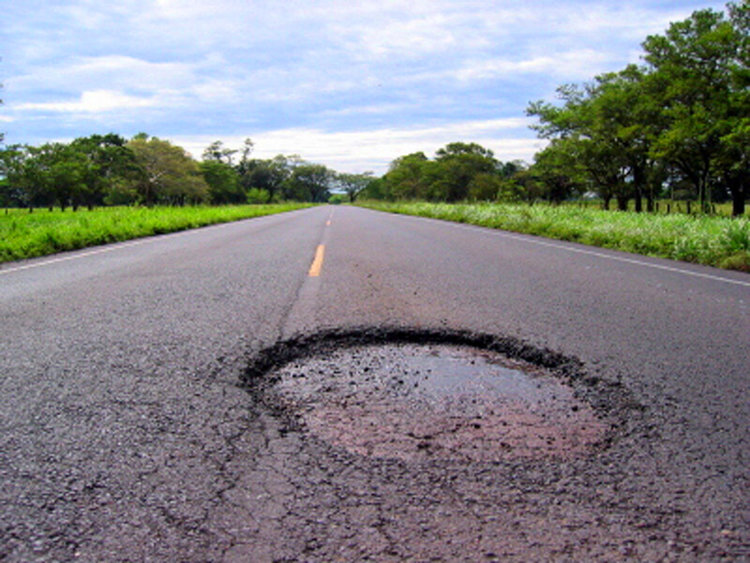
#> input picture Images/p2.jpg, 750 x 563 px, found by its file name
$ python convex_hull.py
#> lines starting #> are read from the running program, lines starting #| are printed output that depends on the picture; after the words box and inside, x2 and y2 are one past the last pixel; in counts of white or black regions, pixels touching at a corner belong together
import cv2
import numpy as np
from matplotlib import pyplot as plt
image = cv2.imread('images/p2.jpg')
#> image is the input picture: shape (563, 750, 3); mean B, G, R 134.8, 132.6, 131.9
blur = cv2.blur(image,(5,5))
plt.subplot(121),plt.imshow(image),plt.title('Original')
plt.xticks([]), plt.yticks([])
plt.subplot(122),plt.imshow(blur),plt.title('Blurred')
plt.xticks([]), plt.yticks([])
plt.show()
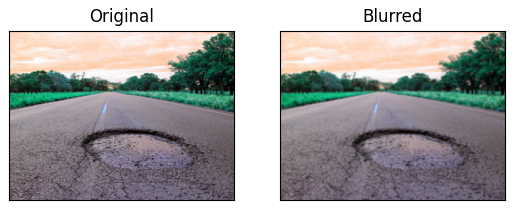
#> figure drawn by matplotlib, 2 panels; B, G, R data is drawn as R, G, B

img = cv2.cvtColor(blur, cv2.COLOR_BGR2GRAY)
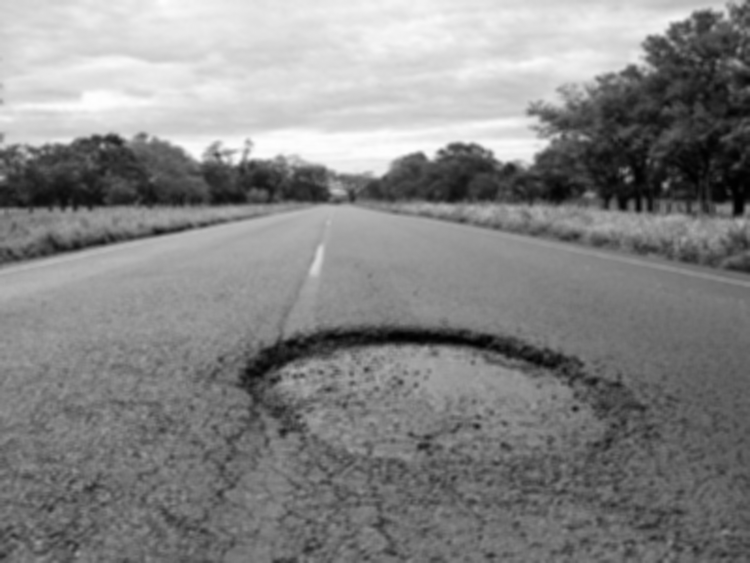
#> img: shape (563, 750); min 0, max 254, mean 132.7
#cv2.imshow('image',img)
#cv2.waitKey(0)
#cv2.destroyAllWindows()

#
ret,thresh_img = cv2.threshold(img,127,255,cv2.THRESH_BINARY)
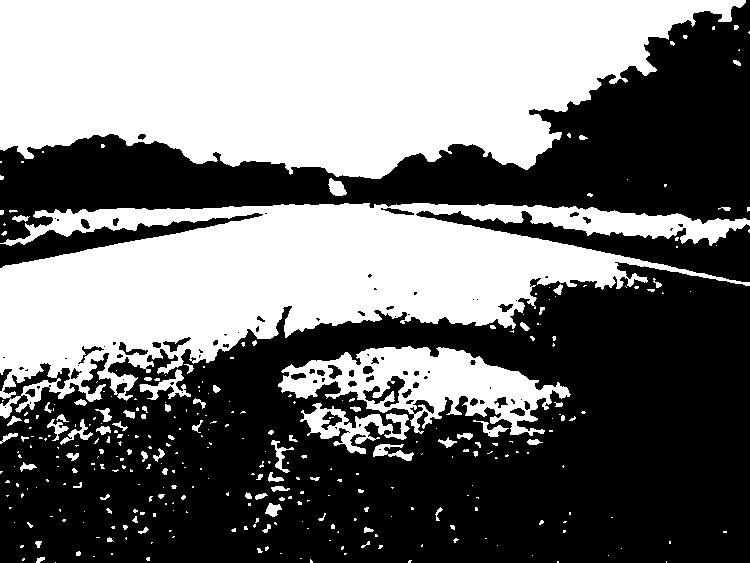
#> thresh_img: shape (563, 750); 45.6% white; 333 white regions (252 under 20 px)
# [15 lines of commented-out code are left out]

contours, hierarchy = cv2.findContours(thresh_img, cv2.RETR_TREE, cv2.CHAIN_APPROX_SIMPLE)
#> contours = 427 contours, 331 with area under 20; largest, box (x1, y1, x2, y2) and area: (0, 0, 746, 179) 95872, (0, 203, 750, 419) 75375, (278, 346, 571, 436) 12612, (300, 403, 410, 454) 1910, (2, 362, 71, 400) 813
# cv2.imshow('image',im2)
hull = []

for i in range(len(contours)):
    hull.append(cv2.convexHull(contours[i], False))
#> after the loop, hull = 427 contours, 320 with area under 20; largest, box (x1, y1, x2, y2) and area: (0, 203, 750, 419) 109350, (0, 0, 746, 179) 108660, (278, 346, 571, 436) 18554, (300, 403, 410, 454) 3906, (2, 362, 71, 400) 1661

# print(contours)
drawing = np.zeros((thresh_img.shape[0], thresh_img.shape[1], 3), np.uint8)

for i in range(len(contours)):
    color_contours = (0, 255, 0)  # green - color for contours
    color = (255, 0, 255)  # blue - color for convex hull
    # [4 lines of commented-out code are left out]
    cv2.drawContours(drawing, contours, i, color_contours, 1, 8, hierarchy)
    cv2.drawContours(drawing, hull, i, color, 1, 8)
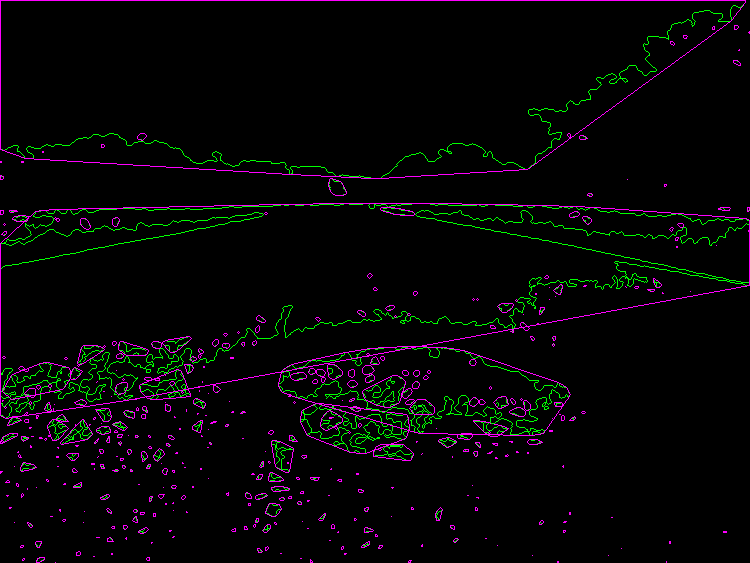
#> drawing: shape (563, 750, 3); mean of channels 0, 1, 2 5.9, 5.1, 5.9; drawn as B, G, R
# thresh = cv2.cvtColor(thresh_img, cv2.COLOR_GRAY2BGR)
alpha = 1
beta = 1
thresh = cv2.addWeighted(drawing, alpha, image, beta, 0.2)
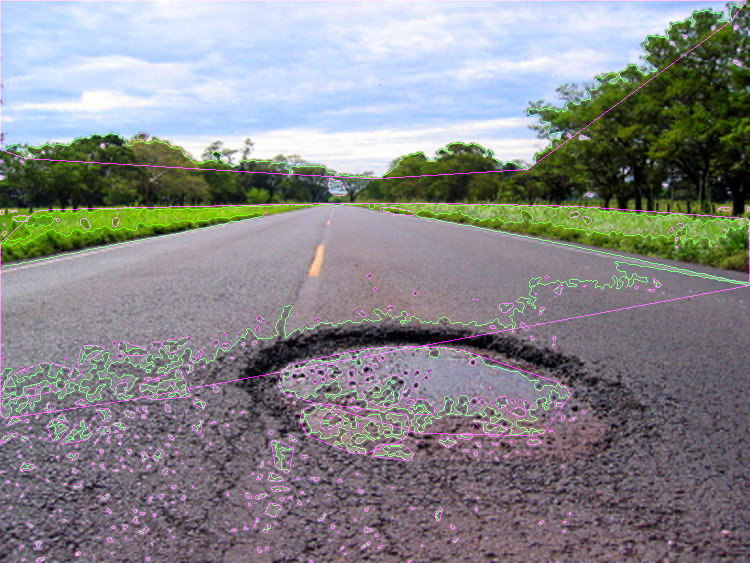
#> thresh: shape (563, 750, 3); mean of channels 0, 1, 2 137.7, 135, 134.7; drawn as B, G, R
cv2.imshow("Output", thresh)
# cv2.imshow("Output Real", drawing)

$ run again, with Images/p10.jpg copied over Images/p2.jpg
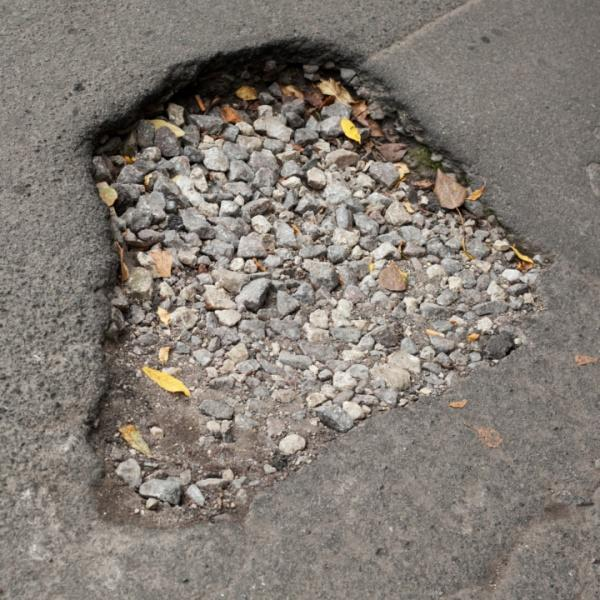
#> input picture Images/p10.jpg, 600 x 600 px, found by its file name
#> image is the input picture: shape (600, 600, 3); mean B, G, R 116.1, 123.2, 130.3
#> `ret,thresh_img = cv2.threshold(img,127,255,cv2.THRESH_BINARY)`:
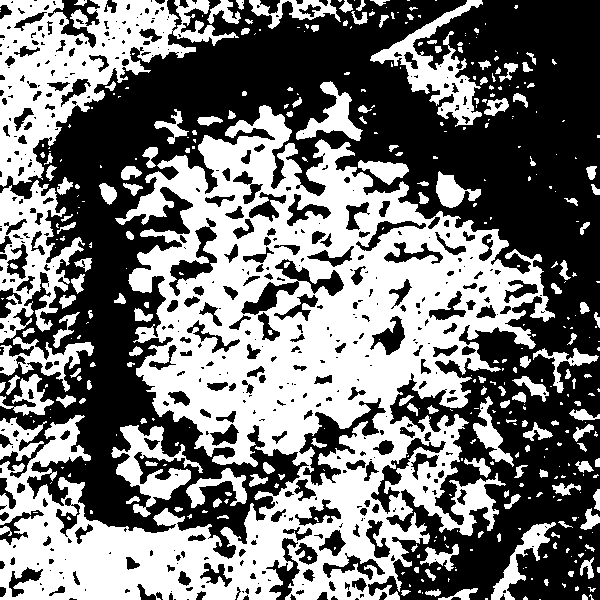
#> thresh_img: shape (600, 600); 46.2% white; 406 white regions (247 under 20 px)
#> contours = 905 contours, 530 with area under 20; largest, box (x1, y1, x2, y2) and area: (0, 105, 555, 600) 134098, (0, 0, 239, 187) 18317, (0, 180, 85, 343) 6313, (370, 0, 483, 127) 3963, (111, 425, 203, 517) 2684
#> after the loop `for i in range(len(contours)):`: hull = 905 contours, 509 with area under 20; largest, box (x1, y1, x2, y2) and area: (0, 105, 555, 600) 204070, (0, 0, 239, 187) 28280, (0, 180, 85, 343) 10192, (370, 0, 483, 127) 8504, (111, 425, 203, 517) 5377
#> `thresh = cv2.addWeighted(drawing, alpha, image, beta, 0.2)`:
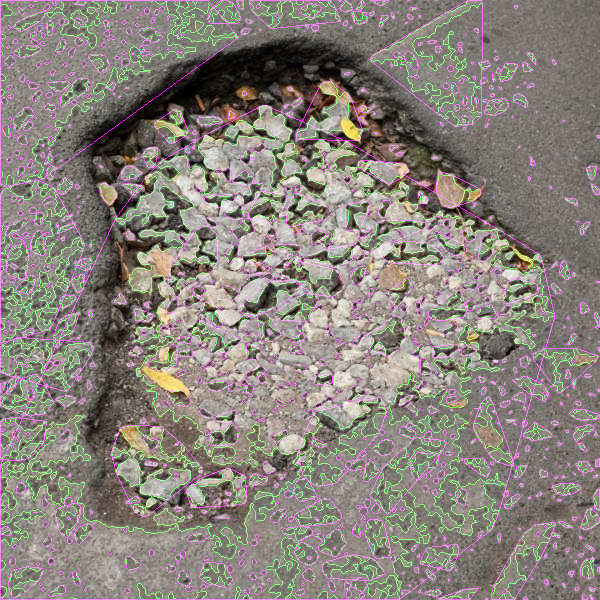
#> thresh: shape (600, 600, 3); mean of channels 0, 1, 2 124.3, 130.2, 137.6; drawn as B, G, R

$ run again, with Images/p11.jpg copied over Images/p2.jpg
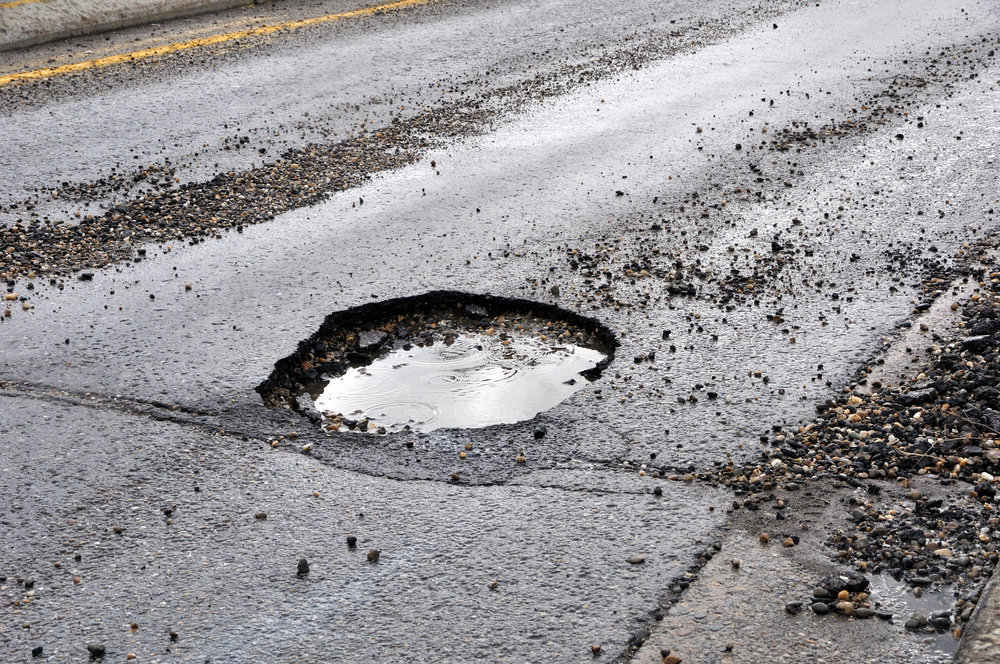
#> input picture Images/p11.jpg, 1000 x 664 px, found by its file name
#> image is the input picture: shape (664, 1000, 3); mean B, G, R 150.3, 147.8, 149.9
#> `ret,thresh_img = cv2.threshold(img,127,255,cv2.THRESH_BINARY)`:
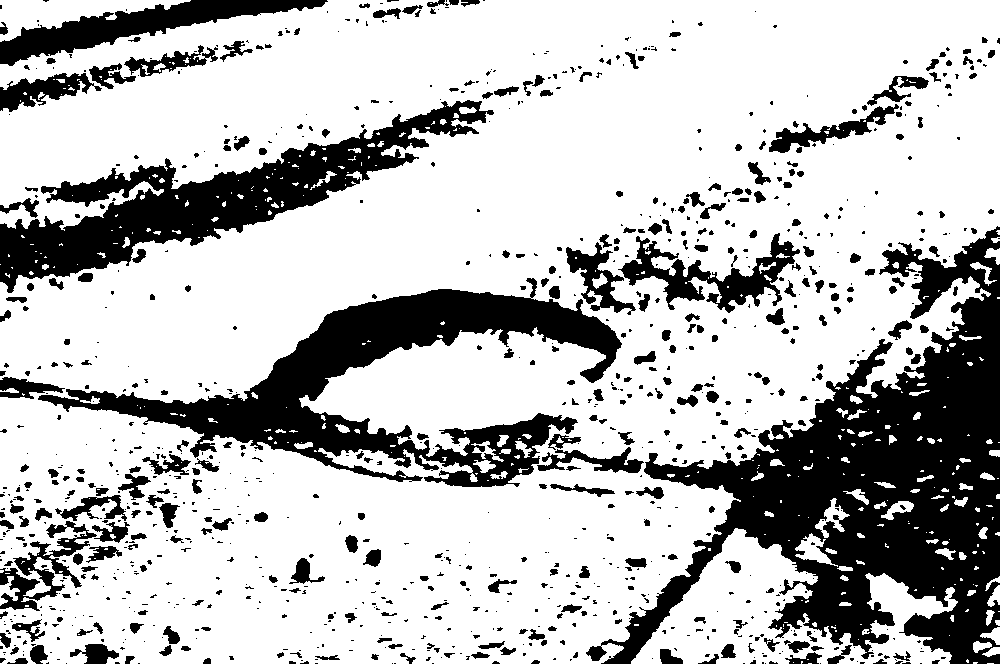
#> thresh_img: shape (664, 1000); 73.7% white; 1011 black regions (665 under 20 px)
#> contours = 1365 contours, 888 with area under 20; largest, box (x1, y1, x2, y2) and area: (0, 0, 1000, 664) 523967, (37, 288, 623, 488) 36410, (631, 528, 958, 664) 18953, (617, 232, 801, 314) 5377, (0, 0, 191, 42) 3221
#> after the loop `for i in range(len(contours)):`: hull = 1365 contours, 856 with area under 20; largest, box (x1, y1, x2, y2) and area: (0, 0, 1000, 664) 581840, (37, 288, 623, 488) 75338, (631, 528, 958, 664) 30456, (617, 232, 801, 314) 11980, (0, 0, 191, 42) 4346
#> `thresh = cv2.addWeighted(drawing, alpha, image, beta, 0.2)`:
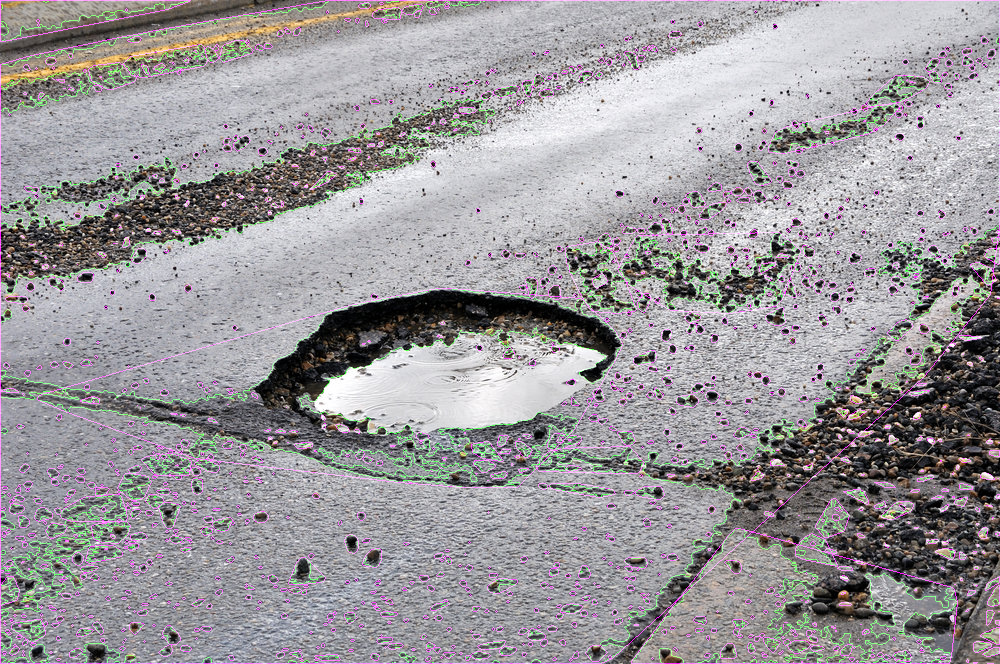
#> thresh: shape (664, 1000, 3); mean of channels 0, 1, 2 155, 151.2, 154.5; drawn as B, G, R
